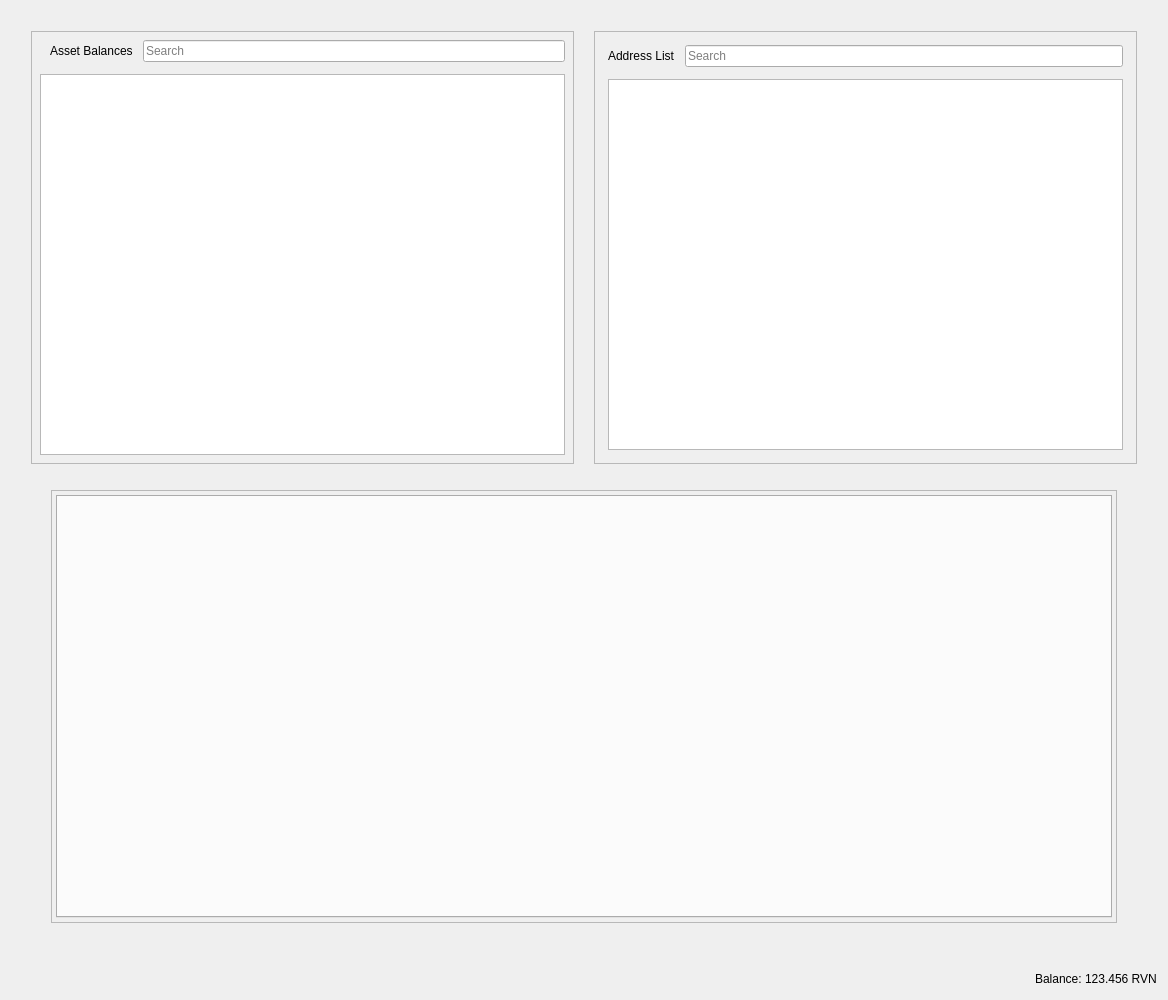
<?xml version="1.0" encoding="UTF-8"?>
<ui version="4.0">
 <class>RestrictedAssetsDialog</class>
 <widget class="QDialog" name="RestrictedAssetsDialog">
  <property name="geometry">
   <rect>
    <x>0</x>
    <y>0</y>
    <width>1168</width>
    <height>1000</height>
   </rect>
  </property>
  <property name="windowTitle">
   <string>Send Coins</string>
  </property>
  <layout class="QVBoxLayout" name="verticalLayout">
   <item>
    <layout class="QHBoxLayout" name="horizontalLayout">
     <property name="spacing">
      <number>20</number>
     </property>
     <property name="leftMargin">
      <number>20</number>
     </property>
     <property name="topMargin">
      <number>20</number>
     </property>
     <property name="rightMargin">
      <number>20</number>
     </property>
     <property name="bottomMargin">
      <number>20</number>
     </property>
     <item>
      <widget class="QFrame" name="frameAssetBalance">
       <property name="frameShape">
        <enum>QFrame::StyledPanel</enum>
       </property>
       <property name="frameShadow">
        <enum>QFrame::Raised</enum>
       </property>
       <layout class="QVBoxLayout" name="verticalLayout_7">
        <property name="spacing">
         <number>12</number>
        </property>
        <property name="leftMargin">
         <number>4</number>
        </property>
        <property name="topMargin">
         <number>4</number>
        </property>
        <property name="rightMargin">
         <number>4</number>
        </property>
        <property name="bottomMargin">
         <number>4</number>
        </property>
        <item>
         <layout class="QVBoxLayout" name="verticalLayout_4">
          <property name="spacing">
           <number>12</number>
          </property>
          <property name="leftMargin">
           <number>4</number>
          </property>
          <property name="topMargin">
           <number>4</number>
          </property>
          <property name="rightMargin">
           <number>4</number>
          </property>
          <property name="bottomMargin">
           <number>4</number>
          </property>
          <item>
           <layout class="QHBoxLayout" name="horizontalLayout_8">
            <property name="spacing">
             <number>10</number>
            </property>
            <property name="leftMargin">
             <number>10</number>
            </property>
            <item>
             <widget class="QLabel" name="labelAssetBalance">
              <property name="text">
               <string>Asset Balances</string>
              </property>
             </widget>
            </item>
            <item>
             <widget class="QLineEdit" name="lineEditAssetSearch">
              <property name="placeholderText">
               <string>Search</string>
              </property>
             </widget>
            </item>
           </layout>
          </item>
          <item>
           <widget class="QTableView" name="listAssets"/>
          </item>
         </layout>
        </item>
       </layout>
      </widget>
     </item>
     <item>
      <widget class="QFrame" name="frameAddressList">
       <property name="frameShape">
        <enum>QFrame::StyledPanel</enum>
       </property>
       <property name="frameShadow">
        <enum>QFrame::Raised</enum>
       </property>
       <layout class="QVBoxLayout" name="verticalLayout_10">
        <property name="spacing">
         <number>12</number>
        </property>
        <item>
         <layout class="QVBoxLayout" name="verticalLayout_9">
          <property name="spacing">
           <number>12</number>
          </property>
          <property name="leftMargin">
           <number>4</number>
          </property>
          <property name="topMargin">
           <number>4</number>
          </property>
          <property name="rightMargin">
           <number>4</number>
          </property>
          <property name="bottomMargin">
           <number>4</number>
          </property>
          <item>
           <layout class="QHBoxLayout" name="horizontalLayout_9">
            <property name="spacing">
             <number>10</number>
            </property>
            <property name="leftMargin">
             <number>0</number>
            </property>
            <property name="topMargin">
             <number>0</number>
            </property>
            <property name="rightMargin">
             <number>0</number>
            </property>
            <property name="bottomMargin">
             <number>0</number>
            </property>
            <item>
             <widget class="QLabel" name="labelAddressList">
              <property name="text">
               <string>Address List</string>
              </property>
             </widget>
            </item>
            <item>
             <widget class="QLineEdit" name="lineEditAddressSearch">
              <property name="placeholderText">
               <string>Search</string>
              </property>
             </widget>
            </item>
           </layout>
          </item>
          <item>
           <widget class="QTableView" name="myAddressList"/>
          </item>
         </layout>
        </item>
       </layout>
      </widget>
     </item>
    </layout>
   </item>
   <item>
    <layout class="QHBoxLayout" name="horizontalLayout_4">
     <property name="spacing">
      <number>34</number>
     </property>
     <property name="leftMargin">
      <number>40</number>
     </property>
     <property name="topMargin">
      <number>0</number>
     </property>
     <property name="rightMargin">
      <number>40</number>
     </property>
     <property name="bottomMargin">
      <number>40</number>
     </property>
     <item>
      <widget class="QFrame" name="tabFrame">
       <property name="frameShape">
        <enum>QFrame::StyledPanel</enum>
       </property>
       <property name="frameShadow">
        <enum>QFrame::Raised</enum>
       </property>
       <layout class="QVBoxLayout" name="verticalLayout_8">
        <property name="spacing">
         <number>12</number>
        </property>
        <property name="leftMargin">
         <number>4</number>
        </property>
        <property name="topMargin">
         <number>4</number>
        </property>
        <property name="rightMargin">
         <number>4</number>
        </property>
        <property name="bottomMargin">
         <number>4</number>
        </property>
        <item>
         <widget class="QTabWidget" name="tabWidget">
          <property name="tabPosition">
           <enum>QTabWidget::North</enum>
          </property>
          <property name="tabShape">
           <enum>QTabWidget::Rounded</enum>
          </property>
          <property name="currentIndex">
           <number>-1</number>
          </property>
          <property name="elideMode">
           <enum>Qt::ElideNone</enum>
          </property>
         </widget>
        </item>
       </layout>
      </widget>
     </item>
    </layout>
   </item>
   <item>
    <layout class="QHBoxLayout" name="horizontalLayout_2">
     <property name="spacing">
      <number>3</number>
     </property>
     <item>
      <spacer name="horizontalSpacer">
       <property name="orientation">
        <enum>Qt::Horizontal</enum>
       </property>
       <property name="sizeHint" stdset="0">
        <size>
         <width>40</width>
         <height>20</height>
        </size>
       </property>
      </spacer>
     </item>
     <item alignment="Qt::AlignRight">
      <widget class="QLabel" name="label">
       <property name="sizePolicy">
        <sizepolicy hsizetype="Preferred" vsizetype="Fixed">
         <horstretch>0</horstretch>
         <verstretch>0</verstretch>
        </sizepolicy>
       </property>
       <property name="text">
        <string>Balance:</string>
       </property>
      </widget>
     </item>
     <item alignment="Qt::AlignRight">
      <widget class="QLabel" name="labelBalance">
       <property name="sizePolicy">
        <sizepolicy hsizetype="Preferred" vsizetype="Fixed">
         <horstretch>0</horstretch>
         <verstretch>0</verstretch>
        </sizepolicy>
       </property>
       <property name="cursor">
        <cursorShape>IBeamCursor</cursorShape>
       </property>
       <property name="text">
        <string notr="true">123.456 RVN</string>
       </property>
       <property name="textInteractionFlags">
        <set>Qt::LinksAccessibleByMouse|Qt::TextSelectableByKeyboard|Qt::TextSelectableByMouse</set>
       </property>
      </widget>
     </item>
    </layout>
   </item>
  </layout>
 </widget>
 <resources>
  <include location="../sallmon.qrc"/>
 </resources>
 <connections/>
</ui>
